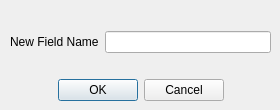
<?xml version="1.0" encoding="UTF-8"?>
<ui version="4.0">
 <class>NewFieldDialog</class>
 <widget class="QDialog" name="NewFieldDialog">
  <property name="windowModality">
   <enum>Qt::ApplicationModal</enum>
  </property>
  <property name="geometry">
   <rect>
    <x>0</x>
    <y>0</y>
    <width>280</width>
    <height>110</height>
   </rect>
  </property>
  <property name="minimumSize">
   <size>
    <width>280</width>
    <height>110</height>
   </size>
  </property>
  <property name="maximumSize">
   <size>
    <width>280</width>
    <height>110</height>
   </size>
  </property>
  <property name="contextMenuPolicy">
   <enum>Qt::NoContextMenu</enum>
  </property>
  <property name="windowTitle">
   <string>New Field</string>
  </property>
  <property name="windowIcon">
   <iconset resource="resources.qrc">
    <normaloff>:/images/icon.ico</normaloff>:/images/icon.ico</iconset>
  </property>
  <widget class="QWidget" name="verticalLayoutWidget">
   <property name="geometry">
    <rect>
     <x>10</x>
     <y>10</y>
     <width>261</width>
     <height>91</height>
    </rect>
   </property>
   <layout class="QVBoxLayout" name="verticalLayout_2">
    <item>
     <layout class="QFormLayout" name="formLayout">
      <property name="labelAlignment">
       <set>Qt::AlignCenter</set>
      </property>
      <property name="formAlignment">
       <set>Qt::AlignLeading|Qt::AlignLeft|Qt::AlignVCenter</set>
      </property>
      <item row="0" column="0">
       <widget class="QLabel" name="FieldNameLabel">
        <property name="text">
         <string>New Field Name</string>
        </property>
       </widget>
      </item>
      <item row="0" column="1">
       <widget class="QLineEdit" name="FieldNameEntry"/>
      </item>
     </layout>
    </item>
    <item>
     <widget class="QDialogButtonBox" name="NewFieldOptions">
      <property name="orientation">
       <enum>Qt::Horizontal</enum>
      </property>
      <property name="standardButtons">
       <set>QDialogButtonBox::Cancel|QDialogButtonBox::Ok</set>
      </property>
      <property name="centerButtons">
       <bool>true</bool>
      </property>
     </widget>
    </item>
   </layout>
  </widget>
 </widget>
 <resources>
  <include location="resources.qrc"/>
 </resources>
 <connections>
  <connection>
   <sender>NewFieldOptions</sender>
   <signal>accepted()</signal>
   <receiver>NewFieldDialog</receiver>
   <slot>accept()</slot>
   <hints>
    <hint type="sourcelabel">
     <x>248</x>
     <y>254</y>
    </hint>
    <hint type="destinationlabel">
     <x>157</x>
     <y>274</y>
    </hint>
   </hints>
  </connection>
  <connection>
   <sender>NewFieldOptions</sender>
   <signal>rejected()</signal>
   <receiver>NewFieldDialog</receiver>
   <slot>reject()</slot>
   <hints>
    <hint type="sourcelabel">
     <x>316</x>
     <y>260</y>
    </hint>
    <hint type="destinationlabel">
     <x>286</x>
     <y>274</y>
    </hint>
   </hints>
  </connection>
 </connections>
</ui>
